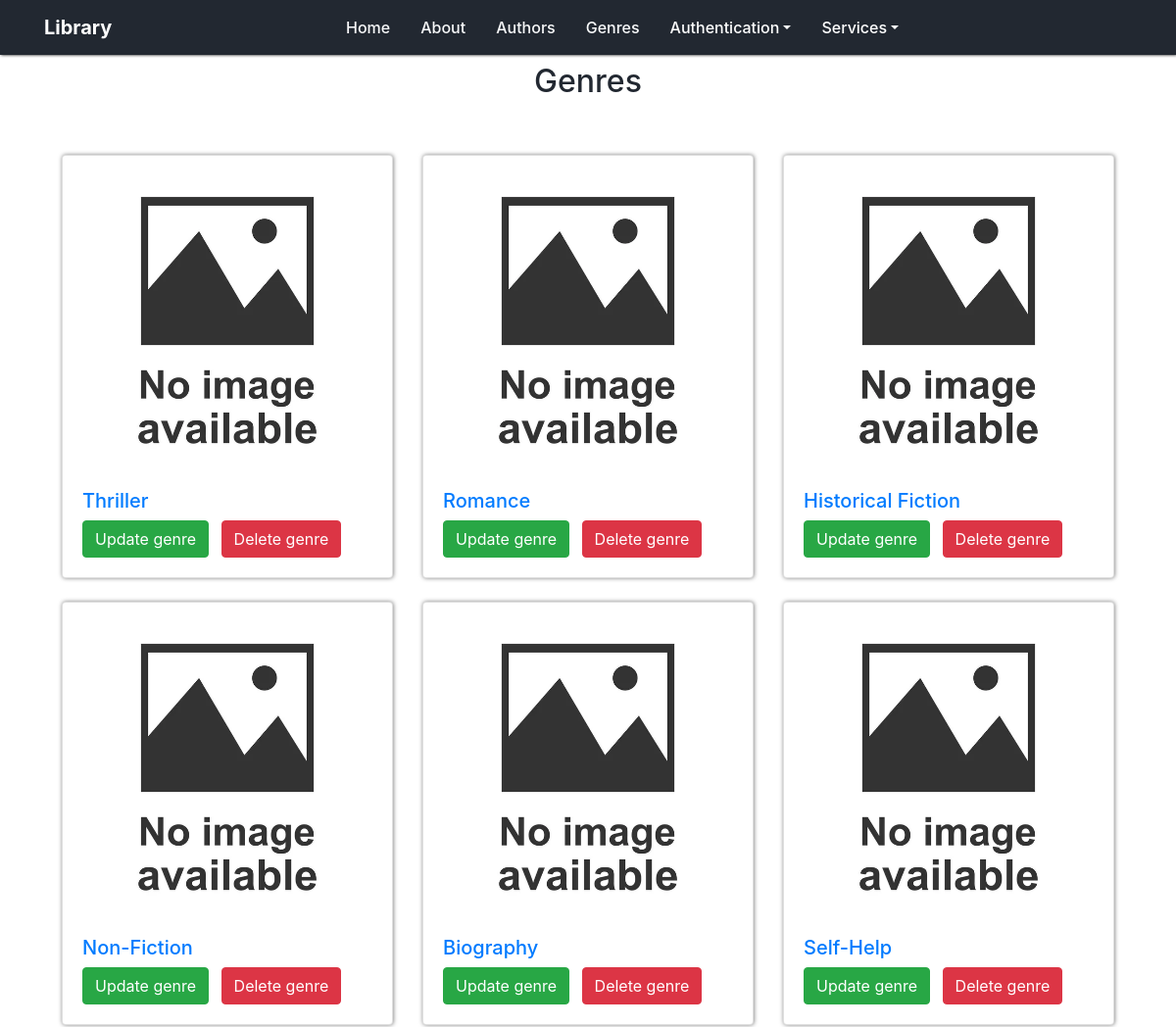
Before: /library/genres/ (upper part) with the older database file.
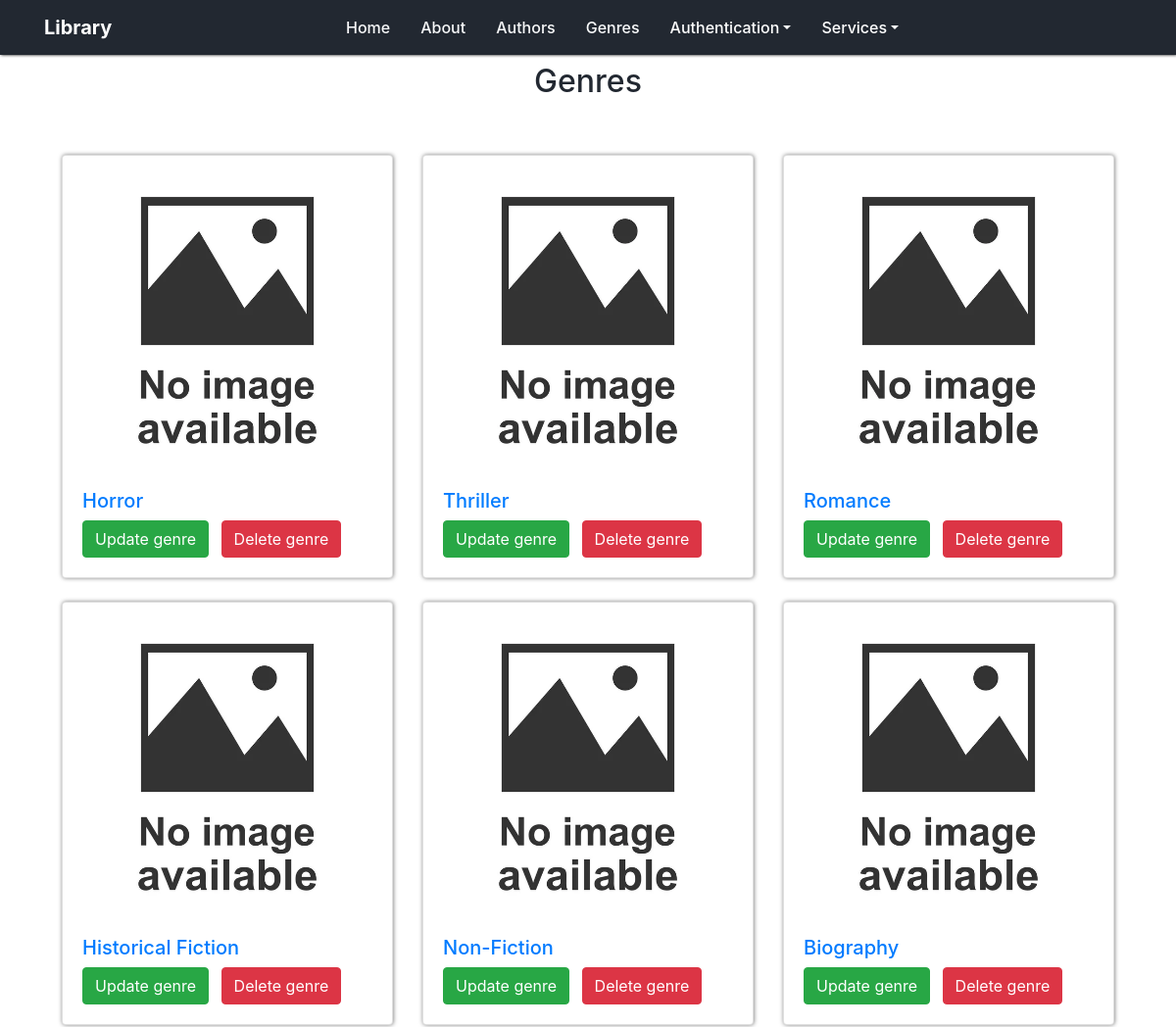
After: the same page with the newer database file.
### library/models.py (models this page shows, shortened)
class Genre(models.Model):
    genre = models.CharField(max_length=100, db_index=True)

### library/views.py (the view)
# urls.py: path('genres/', views.genres, name='genres'),
def genres(request):
    genres = Genre.objects.all()
    context = {"title": "Genres", 'genres': genres}
    return render(request, 'library/genres.html', context=context)

### library/templatetags/tags.py (called while the page is built)
@register.simple_tag()
def get_menu():
    return views.menu

@register.simple_tag()
def get_manage_menu():
    return views.manage_menu

@register.simple_tag()
def get_year():
    return datetime.now().year

### library/templates/library/genres.html
{%extends 'base.html'%}
{% load tags %}
{% load static %}
{%block content%}
<h2> {{title}} </h2>
<div class="container pt-5">
    <div class="row">
        {% for genre in genres %}
            <div class="col-md-4 mb-4">
                <div class="card h-100 card-shadow">
                    {% if genre.image %}
                        <a href="{% url 'genre_by_id' genre.id %}"><img src="{% static 'library/images/{{ genre.image }}' %}"
                             class="card-img-top" alt="{{genre.title}}"></a>
                    {% else %}
                        <a href="{% url 'genre_by_id' genre.id %}"><img src="{% static 'library/images/default-book.jpg' %}"
                             class="card-img-top" alt="{{genre.title}}"></a>
                    {% endif %}
                    <div class="card-body mt-n3">
                        <h5><a href="{% url 'genre_by_id' genre.id %}">{{ genre.genre }}</a></h5>
                        <a class="btn btn-success" href="{% url 'update_genre' genre.id %}"> Update genre </a>
                        <a class="btn btn-danger ml-2" href="{% url 'delete_genre' genre.id %}"> Delete genre </a>
                    </div>
                </div>
            </div>
        {% endfor %}
    </div>
</div>
{%endblock%}

### templates/base.html (shortened to what this page needs)
{% load static %}
{% load tags %}
<!DOCTYPE html>
<html lang="en">
<head>
    <link type="text/css" rel="stylesheet" href="{% static 'library/css/index.css' %}">
    <link rel="stylesheet" href="https://stackpath.bootstrapcdn.com/bootstrap/4.5.2/css/bootstrap.min.css">
</head>
<body>
<nav class="navbar navbar-expand-lg fixed-top navbar-dark">
    <div class="container">
        <div class="container-logo">
            <a class="navbar-brand" href="{%url 'home'%}">Library</a>
        </div>
        <div class="collapse navbar-collapse" id="navbarNav">
            <ul class="navbar-nav">
                {% get_menu as menu %}
                {%for item in menu%}
                <li class="nav-item">
                    <a class="nav-link text-light" href="{%url item.URL%}"> {{item.title}}</a>
                </li>
                {%endfor%}
                <li class="nav-item dropdown">
                    <a class="nav-link dropdown-toggle" id="auth-dropdown" role="button" data-toggle="dropdown" aria-expanded="false" href="#">Authentication</a>
                </li>
                <li class="nav-item dropdown">
                    <a class="nav-link dropdown-toggle" id="navbar-dropdown" role="button" data-toggle="dropdown" aria-expanded="false" href="#">Services</a>
                        {% get_manage_menu as manage_menu %}
                </li>
            </ul>
        </div>
    </div>
</nav>
<main>
    <div class="mt-5 ml-5 mr-5">
        {%block content%}
        {%endblock%}
    </div>
</main>
                 {% get_year as year %}
</body>
</html>

### library/static/library/css/index.css (style rules this page uses)
:root { --white-text: #FFF; --black: #333333; --deep-blue: #222831; }
body { margin: 20px; height: 100%; display: flex; flex-direction: column; min-height: 100vh; }
main { flex: 1; padding-top: 1rem; }
h1, h2 { text-align: center; margin-bottom: 40px; color: var(--deep-blue); }
.navbar-brand { font-weight: bold; color: #FFF; font-size: 22px; }
.navbar { background-color: var(--deep-blue); box-shadow: 1px 0 3px rgb(0, 0, 0); }
.nav-link { color: var(--white-text) !important; }
.navbar-nav, .nav-link { color: var(--white-text); font-weight: 500; }
.container-logo { width: 300px; }
.nav-item { margin-right: 15px; }
.card-shadow { box-shadow: 0.5px 0 4px rgba(0, 0, 0, 0.5); }
.card-img-top { transform: scale(0.9); }

Changed rows visible on the page:
no longer on this page (row unchanged): Genre: genre "Self-Help"
added Genre: genre "Horror"
